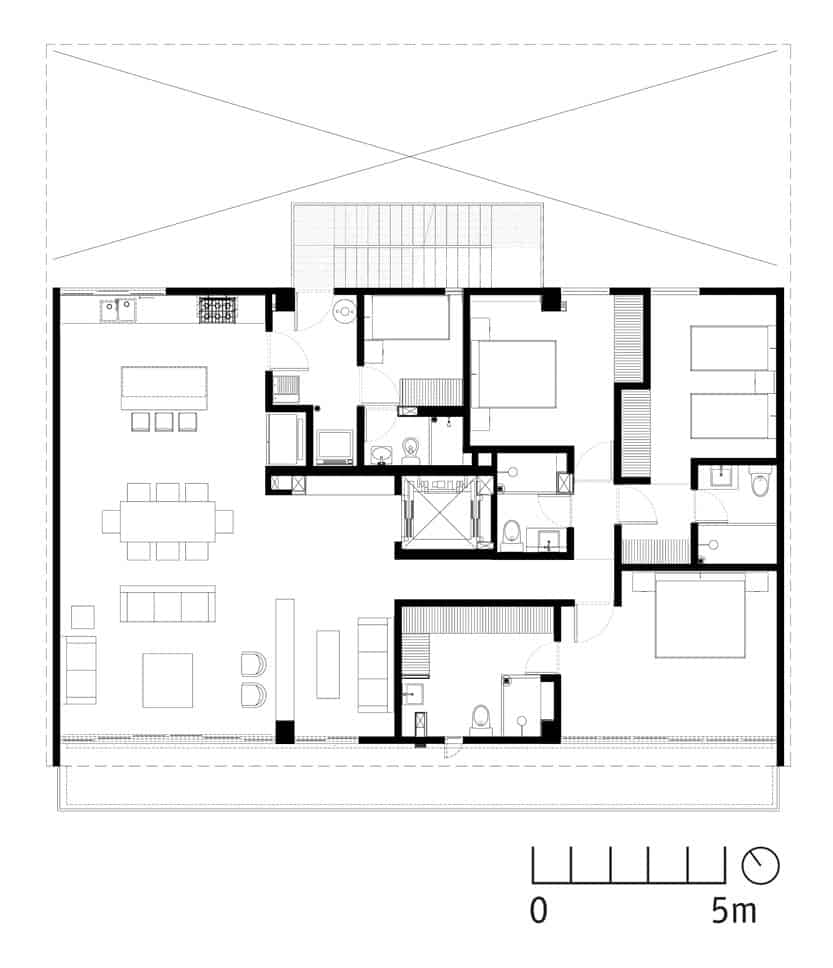
#> input picture Proyecto_Vision/ejemplos/prueba 9.jpg, 833 x 968 px, found by its file name
$ python main.py
#> lines starting #> are read from the running program, lines starting #| are printed output that depends on the picture; after the words box and inside, x2 and y2 are one past the last pixel; in counts of white or black regions, pixels touching at a corner belong together
### Proyecto_Vision/vision_tools/funciones.py
import cv2
import numpy as np
import matplotlib.pyplot as plt

def preparar_imagen(ruta_imagen):
    """Carga la imagen y devuelve la versión RGB y Gris."""
    img = cv2.imread(ruta_imagen)
#> img is the input picture: shape (968, 833, 3); min 0, max 255, mean 240.5
    if img is None:
        return None, None, None

    img_rgb = cv2.cvtColor(img, cv2.COLOR_BGR2RGB)
    gris = cv2.cvtColor(img, cv2.COLOR_RGB2GRAY)
    return img, img_rgb, gris

def obtener_mascara_muros(gris, k_size=6, b_size=5):
    """Procesa la imagen gris para obtener la máscara de muros."""
#> called with k_size = 6, b_size = 5
    desenfocado = cv2.GaussianBlur(gris, (b_size, b_size), 0)

    binaria = cv2.adaptiveThreshold(
        desenfocado, 255,
        cv2.ADAPTIVE_THRESH_GAUSSIAN_C,
        cv2.THRESH_BINARY_INV, 11, 2
    )
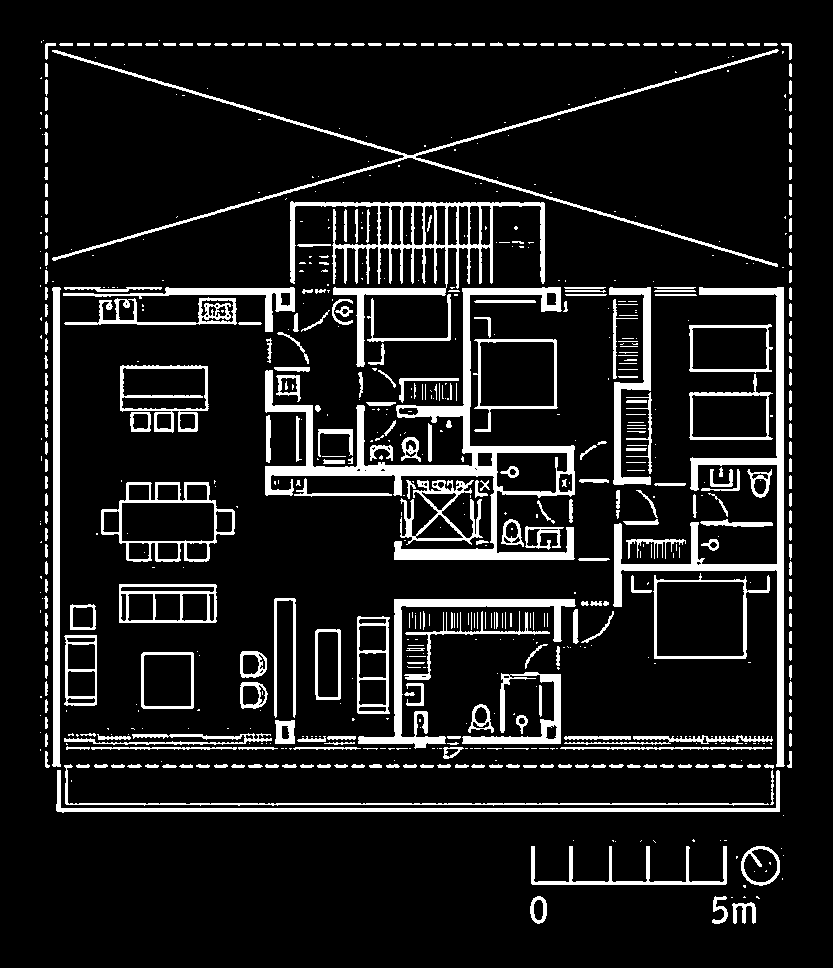
#> binaria: shape (968, 833); 11% white; 704 white regions (370 under 20 px), largest, box (x1, y1, x2, y2) and area: (265, 287, 575, 560) 10916, (613, 287, 785, 767) 6924, (290, 201, 545, 367) 6372

    kernel = np.ones((k_size, k_size), np.uint8)
    muros_limpios = cv2.morphologyEx(binaria, cv2.MORPH_OPEN, kernel)
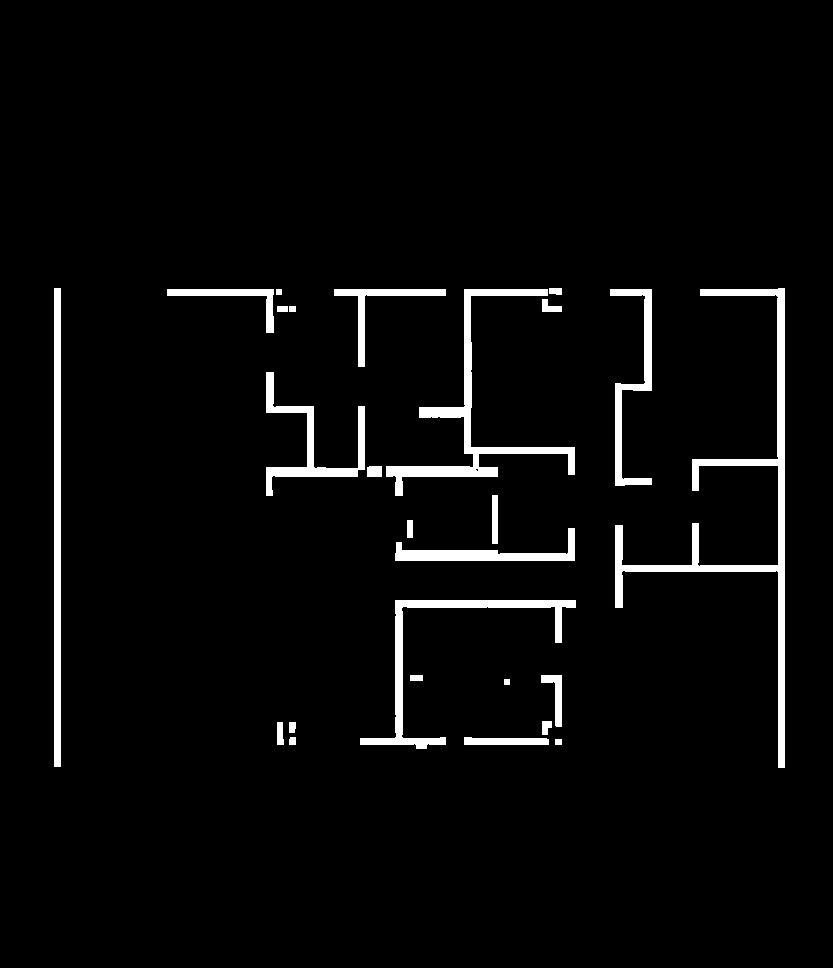
#> muros_limpios: shape (968, 833); 3.7% white; 26 white regions, largest, box (x1, y1, x2, y2) and area: (615, 288, 785, 768) 6871, (386, 289, 575, 496) 4541, (360, 600, 576, 749) 3357
    return muros_limpios

def detectar_detalles(img_rgb, muros_limpios, l_thresh=40):
    """Dibuja líneas y esquinas sobre la imagen y la devuelve."""
#> called with l_thresh = 40
    resultado = img_rgb.copy()

    # Líneas
    lineas = cv2.HoughLinesP(muros_limpios, 1, np.pi/180, l_thresh, minLineLength=10, maxLineGap=10)
#> lineas = 256 rows, first 6: [780, 767, 780, 288], [55, 766, 55, 288], [700, 292, 784, 292], [784, 767, 784, 288], [464, 293, 561, 293], [58, 766, 58, 288]
    if lineas is not None:
        for l in lineas:
            x1, y1, x2, y2 = l[0]
            cv2.line(resultado, (x1, y1), (x2, y2), (0, 255, 0), 2)
#> this loop made 256 passes
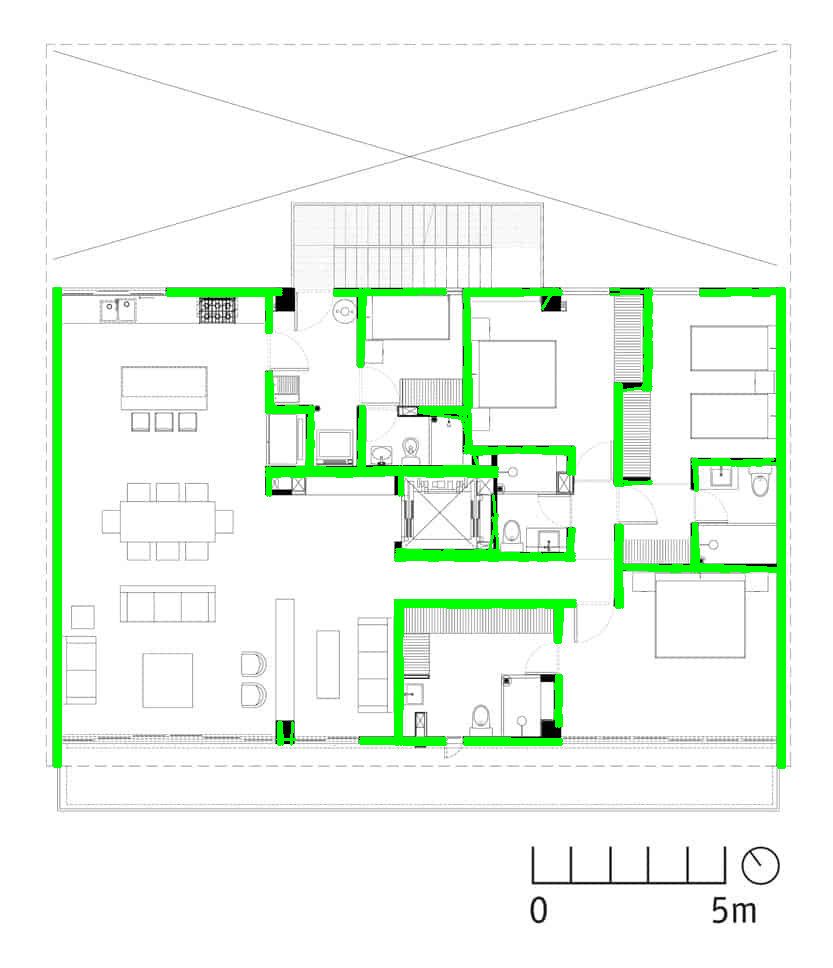
#> resultado: shape (968, 833, 3); 4.18% of pixels changed, all inside (x1, y1, x2, y2) = (53, 287, 786, 769)

    # Esquinas
    muros_float = np.float32(muros_limpios)
    esquinas = cv2.cornerHarris(muros_float, 2, 3, 0.04)
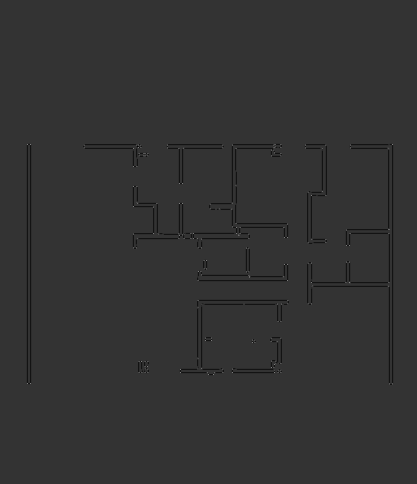
#> esquinas: shape (968, 833) float32 (shown at 1/2 size); min -169130016, max 675694272, mean -2133002.5; drawn with min black and max white
    esquinas = cv2.dilate(esquinas, None)
    resultado[esquinas > 0.01 * esquinas.max()] = [255, 0, 0]
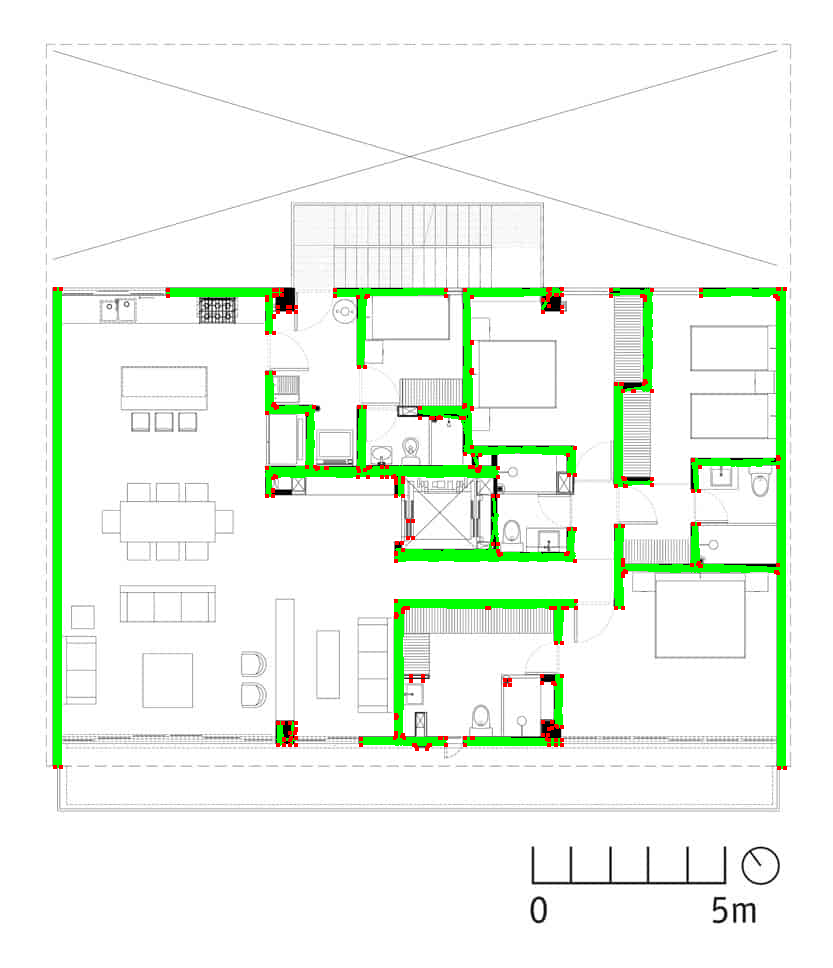
#> resultado: shape (968, 833, 3); 0.52% of pixels changed, all inside (x1, y1, x2, y2) = (53, 287, 787, 770)

    return resultado

def mostrar(gris, mascara, final):
    """Muestra la comparativa de imágenes."""
    plt.figure(figsize=(15, 8))
    imagenes = [gris, mascara, final]
    titulos = ["Gris", "Máscara", "Resultado"]

    for i in range(3):
        plt.subplot(1, 3, i+1)
        plt.imshow(imagenes[i], cmap='gray' if i < 2 else None)
        plt.title(titulos[i])
        plt.axis('off')

    plt.tight_layout()
    plt.show()

### Proyecto_Vision/main.py
import vision_tools as vt

# 1. Cargar
ruta = r"C:\Users\leona\OneDrive\Documentos\vision proyecto 2\imagenes\prueba 9.jpg"
original, rgb, gris = vt.preparar_imagen(ruta)

if original is not None:
    # 2. Procesar (Pasamos 'gris', obtenemos 'mascara')
    mascara = vt.obtener_mascara_muros(gris)

    # 3. Detectar (Pasamos 'rgb' y 'mascara', obtenemos 'final')
    final = vt.detectar_detalles(rgb, mascara)

    # 4. Visualizar
    vt.mostrar(gris, mascara, final)
else:
    print("Error: No se encontró la imagen.")

$ run again, with Proyecto_Vision/ejemplos/prueba 1.jpg copied over Proyecto_Vision/ejemplos/prueba 9.jpg
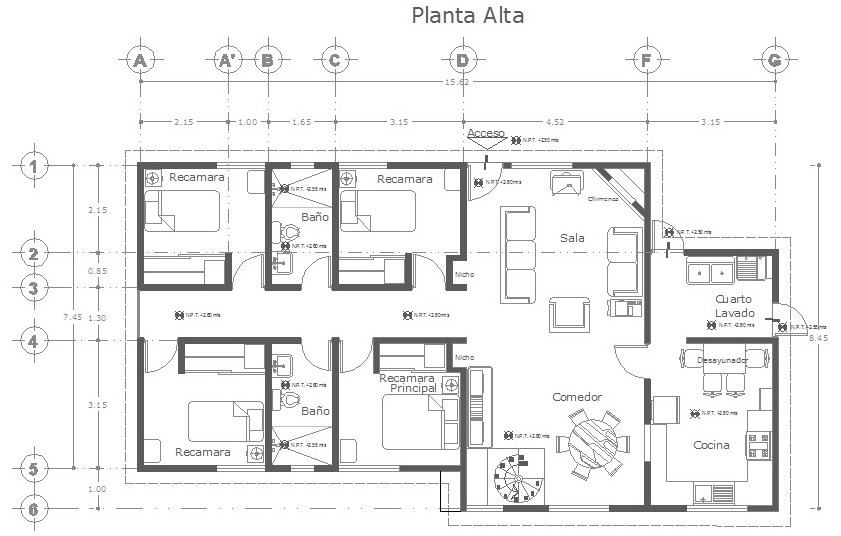
#> input picture Proyecto_Vision/ejemplos/prueba 1.jpg, 841 x 536 px, found by its file name
#> in preparar_imagen, img is the input picture: shape (536, 841, 3); mean B, G, R 239.6, 239.6, 239.6
#> in obtener_mascara_muros, `binaria = cv2.adaptiveThreshold( desenfocado, 255, cv2.ADAPTIVE_THRESH..`:
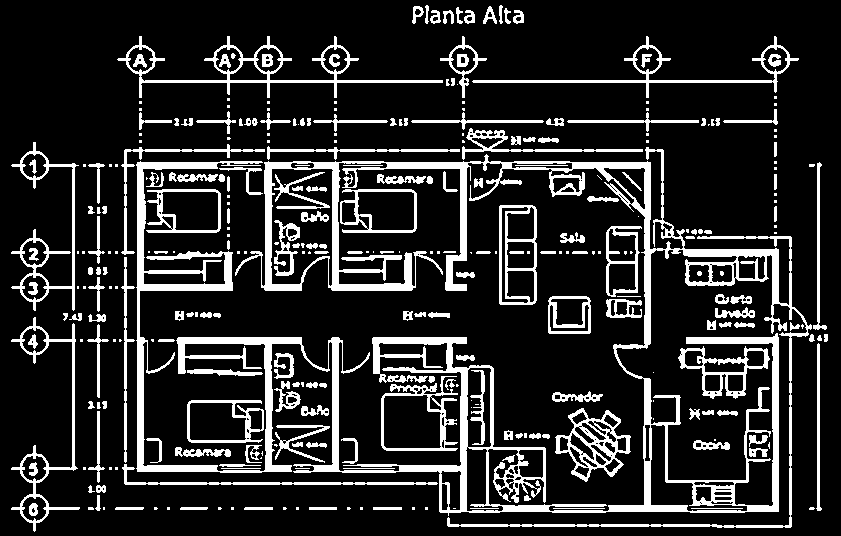
#> binaria: shape (536, 841); 16.6% white; 316 white regions (118 under 20 px), largest, box (x1, y1, x2, y2) and area: (136, 147, 812, 528) 35102, (117, 36, 443, 98) 2422, (555, 408, 631, 482) 1774
#> muros_limpios: shape (536, 841); 4.6% white; 30 white regions, largest, box (x1, y1, x2, y2) and area: (138, 163, 234, 292) 2332, (178, 338, 303, 473) 2141, (687, 338, 780, 513) 1951
#> lineas = 209 rows, first 6: [338, 291, 338, 163], [687, 343, 779, 343], [374, 338, 467, 338], [466, 512, 466, 368], [648, 344, 648, 163], [388, 163, 468, 163]
#> the loop in detectar_detalles, `for l in lineas:` made 209 passes
#> in detectar_detalles, `resultado[esquinas > 0.01 * esquinas.max()] = [255, 0, 0]`:
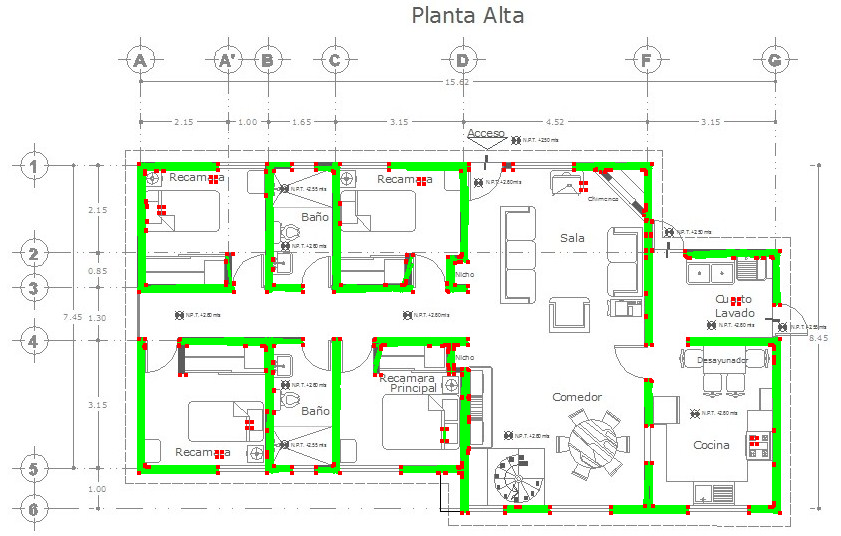
#> resultado: shape (536, 841, 3); mean R, G, B 234.8, 244.2, 232.3

$ run again, with Proyecto_Vision/ejemplos/prueba 10.jpg copied over Proyecto_Vision/ejemplos/prueba 9.jpg
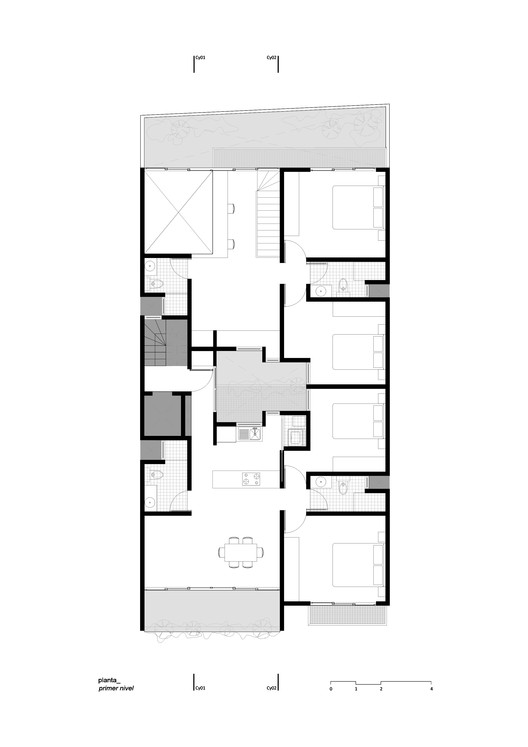
#> input picture Proyecto_Vision/ejemplos/prueba 10.jpg, 528 x 747 px, found by its file name
#> in preparar_imagen, img is the input picture: shape (747, 528, 3); min 0, max 255, mean 243
#> in obtener_mascara_muros, `binaria = cv2.adaptiveThreshold( desenfocado, 255, cv2.ADAPTIVE_THRESH..`:
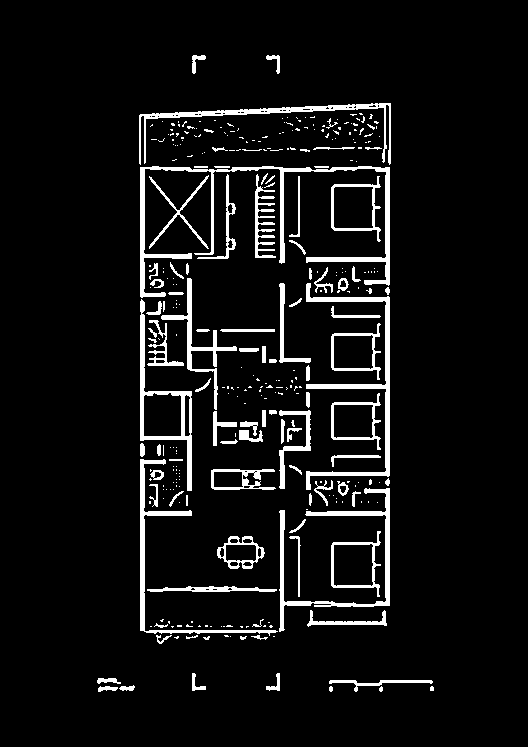
#> binaria: shape (747, 528); 6.7% white; 328 white regions (231 under 20 px), largest, box (x1, y1, x2, y2) and area: (140, 166, 390, 298) 3468, (306, 283, 390, 490) 2113, (279, 488, 390, 632) 1973
#> muros_limpios: shape (747, 528); 0.04% white; 2 white regions, box (x1, y1, x2, y2) and area: (240, 431, 250, 441) 100, (243, 480, 249, 487) 42
#> lineas = None
#> resultado: shape (747, 528, 3); 0.03% of pixels changed, all inside (x1, y1, x2, y2) = (239, 430, 252, 489)
#> in mostrar, `plt.show()`:
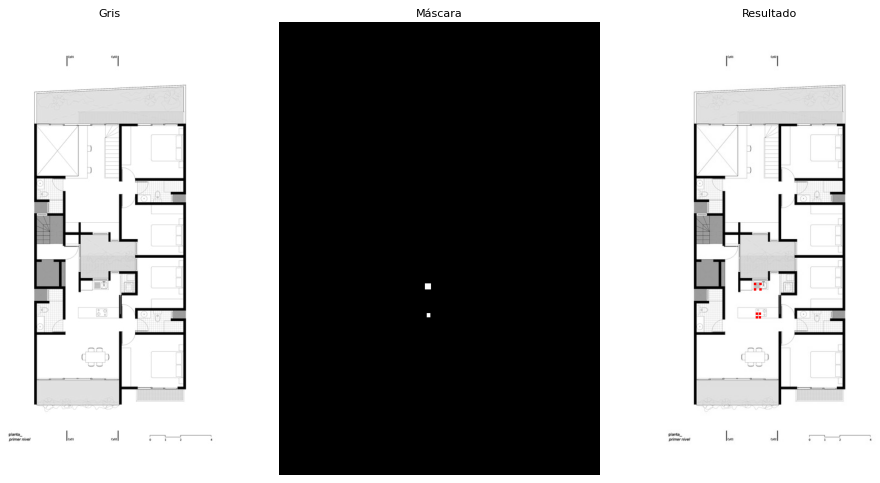
#> figure drawn by matplotlib, 3 panels
